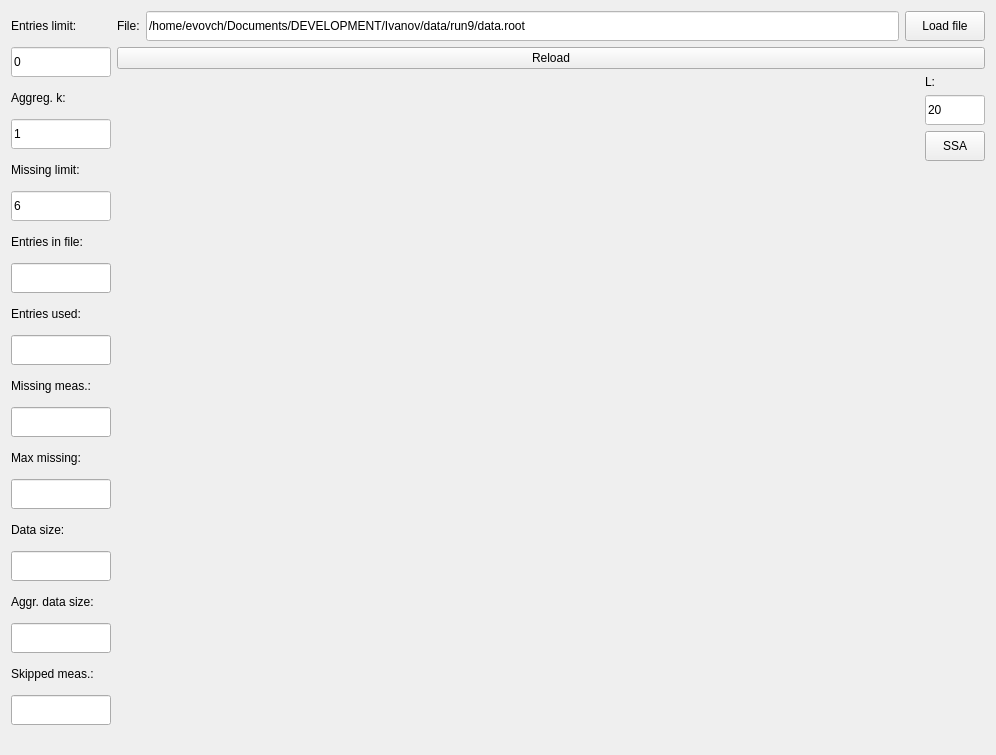
<?xml version="1.0" encoding="UTF-8"?>
<ui version="4.0">
 <class>cls_MainWindow</class>
 <widget class="QMainWindow" name="cls_MainWindow">
  <property name="geometry">
   <rect>
    <x>0</x>
    <y>0</y>
    <width>996</width>
    <height>755</height>
   </rect>
  </property>
  <property name="windowTitle">
   <string>Analysis</string>
  </property>
  <widget class="QWidget" name="centralWidget">
   <layout class="QHBoxLayout" name="horizontalLayout_3">
    <item>
     <layout class="QVBoxLayout" name="verticalLayout_4">
      <item>
       <widget class="QLabel" name="label">
        <property name="sizePolicy">
         <sizepolicy hsizetype="Fixed" vsizetype="Fixed">
          <horstretch>0</horstretch>
          <verstretch>0</verstretch>
         </sizepolicy>
        </property>
        <property name="minimumSize">
         <size>
          <width>100</width>
          <height>30</height>
         </size>
        </property>
        <property name="maximumSize">
         <size>
          <width>100</width>
          <height>30</height>
         </size>
        </property>
        <property name="text">
         <string>Entries limit:</string>
        </property>
       </widget>
      </item>
      <item>
       <widget class="QLineEdit" name="leEntriesLimit">
        <property name="sizePolicy">
         <sizepolicy hsizetype="Fixed" vsizetype="Fixed">
          <horstretch>0</horstretch>
          <verstretch>0</verstretch>
         </sizepolicy>
        </property>
        <property name="minimumSize">
         <size>
          <width>100</width>
          <height>30</height>
         </size>
        </property>
        <property name="maximumSize">
         <size>
          <width>100</width>
          <height>30</height>
         </size>
        </property>
        <property name="styleSheet">
         <string notr="true">background-color: rgb(255, 255, 255);</string>
        </property>
        <property name="text">
         <string>0</string>
        </property>
       </widget>
      </item>
      <item>
       <widget class="QLabel" name="label_2">
        <property name="sizePolicy">
         <sizepolicy hsizetype="Fixed" vsizetype="Fixed">
          <horstretch>0</horstretch>
          <verstretch>0</verstretch>
         </sizepolicy>
        </property>
        <property name="minimumSize">
         <size>
          <width>100</width>
          <height>30</height>
         </size>
        </property>
        <property name="maximumSize">
         <size>
          <width>100</width>
          <height>30</height>
         </size>
        </property>
        <property name="text">
         <string>Aggreg. k:</string>
        </property>
       </widget>
      </item>
      <item>
       <widget class="QLineEdit" name="leAggrK">
        <property name="sizePolicy">
         <sizepolicy hsizetype="Fixed" vsizetype="Fixed">
          <horstretch>0</horstretch>
          <verstretch>0</verstretch>
         </sizepolicy>
        </property>
        <property name="minimumSize">
         <size>
          <width>100</width>
          <height>30</height>
         </size>
        </property>
        <property name="maximumSize">
         <size>
          <width>100</width>
          <height>30</height>
         </size>
        </property>
        <property name="styleSheet">
         <string notr="true">background-color: rgb(255, 255, 255);</string>
        </property>
        <property name="text">
         <string>1</string>
        </property>
       </widget>
      </item>
      <item>
       <widget class="QLabel" name="label_9">
        <property name="sizePolicy">
         <sizepolicy hsizetype="Fixed" vsizetype="Fixed">
          <horstretch>0</horstretch>
          <verstretch>0</verstretch>
         </sizepolicy>
        </property>
        <property name="minimumSize">
         <size>
          <width>100</width>
          <height>30</height>
         </size>
        </property>
        <property name="maximumSize">
         <size>
          <width>100</width>
          <height>30</height>
         </size>
        </property>
        <property name="text">
         <string>Missing limit:</string>
        </property>
       </widget>
      </item>
      <item>
       <widget class="QLineEdit" name="leMissLimit">
        <property name="sizePolicy">
         <sizepolicy hsizetype="Fixed" vsizetype="Fixed">
          <horstretch>0</horstretch>
          <verstretch>0</verstretch>
         </sizepolicy>
        </property>
        <property name="minimumSize">
         <size>
          <width>100</width>
          <height>30</height>
         </size>
        </property>
        <property name="maximumSize">
         <size>
          <width>100</width>
          <height>30</height>
         </size>
        </property>
        <property name="styleSheet">
         <string notr="true">background-color: rgb(255, 255, 255);</string>
        </property>
        <property name="text">
         <string>6</string>
        </property>
        <property name="readOnly">
         <bool>false</bool>
        </property>
       </widget>
      </item>
      <item>
       <widget class="QLabel" name="label_5">
        <property name="sizePolicy">
         <sizepolicy hsizetype="Fixed" vsizetype="Fixed">
          <horstretch>0</horstretch>
          <verstretch>0</verstretch>
         </sizepolicy>
        </property>
        <property name="minimumSize">
         <size>
          <width>100</width>
          <height>30</height>
         </size>
        </property>
        <property name="maximumSize">
         <size>
          <width>100</width>
          <height>30</height>
         </size>
        </property>
        <property name="text">
         <string>Entries in file:</string>
        </property>
       </widget>
      </item>
      <item>
       <widget class="QLineEdit" name="leEntriesInFile">
        <property name="sizePolicy">
         <sizepolicy hsizetype="Fixed" vsizetype="Fixed">
          <horstretch>0</horstretch>
          <verstretch>0</verstretch>
         </sizepolicy>
        </property>
        <property name="minimumSize">
         <size>
          <width>100</width>
          <height>30</height>
         </size>
        </property>
        <property name="maximumSize">
         <size>
          <width>100</width>
          <height>30</height>
         </size>
        </property>
        <property name="readOnly">
         <bool>true</bool>
        </property>
       </widget>
      </item>
      <item>
       <widget class="QLabel" name="label_7">
        <property name="sizePolicy">
         <sizepolicy hsizetype="Fixed" vsizetype="Fixed">
          <horstretch>0</horstretch>
          <verstretch>0</verstretch>
         </sizepolicy>
        </property>
        <property name="minimumSize">
         <size>
          <width>100</width>
          <height>30</height>
         </size>
        </property>
        <property name="maximumSize">
         <size>
          <width>100</width>
          <height>30</height>
         </size>
        </property>
        <property name="text">
         <string>Entries used:</string>
        </property>
       </widget>
      </item>
      <item>
       <widget class="QLineEdit" name="leUsed">
        <property name="sizePolicy">
         <sizepolicy hsizetype="Fixed" vsizetype="Fixed">
          <horstretch>0</horstretch>
          <verstretch>0</verstretch>
         </sizepolicy>
        </property>
        <property name="minimumSize">
         <size>
          <width>100</width>
          <height>30</height>
         </size>
        </property>
        <property name="maximumSize">
         <size>
          <width>100</width>
          <height>30</height>
         </size>
        </property>
        <property name="readOnly">
         <bool>true</bool>
        </property>
       </widget>
      </item>
      <item>
       <widget class="QLabel" name="label_6">
        <property name="sizePolicy">
         <sizepolicy hsizetype="Fixed" vsizetype="Fixed">
          <horstretch>0</horstretch>
          <verstretch>0</verstretch>
         </sizepolicy>
        </property>
        <property name="minimumSize">
         <size>
          <width>100</width>
          <height>30</height>
         </size>
        </property>
        <property name="maximumSize">
         <size>
          <width>100</width>
          <height>30</height>
         </size>
        </property>
        <property name="text">
         <string>Missing meas.:</string>
        </property>
       </widget>
      </item>
      <item>
       <widget class="QLineEdit" name="leTotalMiss">
        <property name="sizePolicy">
         <sizepolicy hsizetype="Fixed" vsizetype="Fixed">
          <horstretch>0</horstretch>
          <verstretch>0</verstretch>
         </sizepolicy>
        </property>
        <property name="minimumSize">
         <size>
          <width>100</width>
          <height>30</height>
         </size>
        </property>
        <property name="maximumSize">
         <size>
          <width>100</width>
          <height>30</height>
         </size>
        </property>
        <property name="readOnly">
         <bool>true</bool>
        </property>
       </widget>
      </item>
      <item>
       <widget class="QLabel" name="label_8">
        <property name="sizePolicy">
         <sizepolicy hsizetype="Fixed" vsizetype="Fixed">
          <horstretch>0</horstretch>
          <verstretch>0</verstretch>
         </sizepolicy>
        </property>
        <property name="minimumSize">
         <size>
          <width>100</width>
          <height>30</height>
         </size>
        </property>
        <property name="maximumSize">
         <size>
          <width>100</width>
          <height>30</height>
         </size>
        </property>
        <property name="text">
         <string>Max missing:</string>
        </property>
       </widget>
      </item>
      <item>
       <widget class="QLineEdit" name="leMaxMiss">
        <property name="sizePolicy">
         <sizepolicy hsizetype="Fixed" vsizetype="Fixed">
          <horstretch>0</horstretch>
          <verstretch>0</verstretch>
         </sizepolicy>
        </property>
        <property name="minimumSize">
         <size>
          <width>100</width>
          <height>30</height>
         </size>
        </property>
        <property name="maximumSize">
         <size>
          <width>100</width>
          <height>30</height>
         </size>
        </property>
        <property name="readOnly">
         <bool>true</bool>
        </property>
       </widget>
      </item>
      <item>
       <widget class="QLabel" name="label_10">
        <property name="sizePolicy">
         <sizepolicy hsizetype="Fixed" vsizetype="Fixed">
          <horstretch>0</horstretch>
          <verstretch>0</verstretch>
         </sizepolicy>
        </property>
        <property name="minimumSize">
         <size>
          <width>100</width>
          <height>30</height>
         </size>
        </property>
        <property name="maximumSize">
         <size>
          <width>100</width>
          <height>30</height>
         </size>
        </property>
        <property name="text">
         <string>Data size:</string>
        </property>
       </widget>
      </item>
      <item>
       <widget class="QLineEdit" name="leDataSize">
        <property name="sizePolicy">
         <sizepolicy hsizetype="Fixed" vsizetype="Fixed">
          <horstretch>0</horstretch>
          <verstretch>0</verstretch>
         </sizepolicy>
        </property>
        <property name="minimumSize">
         <size>
          <width>100</width>
          <height>30</height>
         </size>
        </property>
        <property name="maximumSize">
         <size>
          <width>100</width>
          <height>30</height>
         </size>
        </property>
        <property name="toolTip">
         <string extracomment="Total number of measurements used in analysis including approximated measurements."/>
        </property>
        <property name="readOnly">
         <bool>true</bool>
        </property>
       </widget>
      </item>
      <item>
       <widget class="QLabel" name="label_11">
        <property name="sizePolicy">
         <sizepolicy hsizetype="Fixed" vsizetype="Fixed">
          <horstretch>0</horstretch>
          <verstretch>0</verstretch>
         </sizepolicy>
        </property>
        <property name="minimumSize">
         <size>
          <width>100</width>
          <height>30</height>
         </size>
        </property>
        <property name="maximumSize">
         <size>
          <width>100</width>
          <height>30</height>
         </size>
        </property>
        <property name="text">
         <string>Aggr. data size:</string>
        </property>
       </widget>
      </item>
      <item>
       <widget class="QLineEdit" name="leAggrDataSize">
        <property name="sizePolicy">
         <sizepolicy hsizetype="Fixed" vsizetype="Fixed">
          <horstretch>0</horstretch>
          <verstretch>0</verstretch>
         </sizepolicy>
        </property>
        <property name="minimumSize">
         <size>
          <width>100</width>
          <height>30</height>
         </size>
        </property>
        <property name="maximumSize">
         <size>
          <width>100</width>
          <height>30</height>
         </size>
        </property>
        <property name="sizeIncrement">
         <size>
          <width>0</width>
          <height>0</height>
         </size>
        </property>
        <property name="readOnly">
         <bool>true</bool>
        </property>
       </widget>
      </item>
      <item>
       <widget class="QLabel" name="label_12">
        <property name="sizePolicy">
         <sizepolicy hsizetype="Fixed" vsizetype="Fixed">
          <horstretch>0</horstretch>
          <verstretch>0</verstretch>
         </sizepolicy>
        </property>
        <property name="minimumSize">
         <size>
          <width>100</width>
          <height>30</height>
         </size>
        </property>
        <property name="maximumSize">
         <size>
          <width>100</width>
          <height>30</height>
         </size>
        </property>
        <property name="text">
         <string>Skipped meas.:</string>
        </property>
       </widget>
      </item>
      <item>
       <widget class="QLineEdit" name="leSkipped">
        <property name="sizePolicy">
         <sizepolicy hsizetype="Fixed" vsizetype="Fixed">
          <horstretch>0</horstretch>
          <verstretch>0</verstretch>
         </sizepolicy>
        </property>
        <property name="minimumSize">
         <size>
          <width>100</width>
          <height>30</height>
         </size>
        </property>
        <property name="maximumSize">
         <size>
          <width>100</width>
          <height>30</height>
         </size>
        </property>
        <property name="readOnly">
         <bool>true</bool>
        </property>
       </widget>
      </item>
      <item>
       <spacer name="verticalSpacer_2">
        <property name="orientation">
         <enum>Qt::Vertical</enum>
        </property>
        <property name="sizeHint" stdset="0">
         <size>
          <width>20</width>
          <height>40</height>
         </size>
        </property>
       </spacer>
      </item>
     </layout>
    </item>
    <item>
     <layout class="QVBoxLayout" name="verticalLayout_2">
      <item>
       <layout class="QHBoxLayout" name="horizontalLayout">
        <item>
         <widget class="QLabel" name="label_3">
          <property name="text">
           <string>File:</string>
          </property>
         </widget>
        </item>
        <item>
         <widget class="QLineEdit" name="leFilename">
          <property name="minimumSize">
           <size>
            <width>0</width>
            <height>30</height>
           </size>
          </property>
          <property name="maximumSize">
           <size>
            <width>16777215</width>
            <height>30</height>
           </size>
          </property>
          <property name="styleSheet">
           <string notr="true">background-color: rgb(255, 255, 255);</string>
          </property>
          <property name="text">
           <string>/home/evovch/Documents/DEVELOPMENT/Ivanov/data/run9/data.root</string>
          </property>
         </widget>
        </item>
        <item>
         <widget class="QPushButton" name="pushButton">
          <property name="sizePolicy">
           <sizepolicy hsizetype="Fixed" vsizetype="Fixed">
            <horstretch>0</horstretch>
            <verstretch>0</verstretch>
           </sizepolicy>
          </property>
          <property name="minimumSize">
           <size>
            <width>80</width>
            <height>30</height>
           </size>
          </property>
          <property name="maximumSize">
           <size>
            <width>80</width>
            <height>30</height>
           </size>
          </property>
          <property name="text">
           <string>Load file</string>
          </property>
         </widget>
        </item>
       </layout>
      </item>
      <item>
       <widget class="QPushButton" name="pushButton_3">
        <property name="text">
         <string>Reload</string>
        </property>
       </widget>
      </item>
      <item>
       <layout class="QHBoxLayout" name="horizontalLayout_2">
        <item>
         <widget class="cls_HistoWidget" name="theHistoWidget1" native="true">
          <property name="sizePolicy">
           <sizepolicy hsizetype="Expanding" vsizetype="Expanding">
            <horstretch>0</horstretch>
            <verstretch>0</verstretch>
           </sizepolicy>
          </property>
         </widget>
        </item>
        <item>
         <layout class="QVBoxLayout" name="verticalLayout">
          <item>
           <widget class="QLabel" name="label_4">
            <property name="text">
             <string>L:</string>
            </property>
           </widget>
          </item>
          <item>
           <widget class="QLineEdit" name="leSSAL">
            <property name="sizePolicy">
             <sizepolicy hsizetype="Fixed" vsizetype="Fixed">
              <horstretch>0</horstretch>
              <verstretch>0</verstretch>
             </sizepolicy>
            </property>
            <property name="minimumSize">
             <size>
              <width>60</width>
              <height>30</height>
             </size>
            </property>
            <property name="maximumSize">
             <size>
              <width>60</width>
              <height>30</height>
             </size>
            </property>
            <property name="styleSheet">
             <string notr="true">background-color: rgb(255, 255, 255);</string>
            </property>
            <property name="text">
             <string>20</string>
            </property>
           </widget>
          </item>
          <item>
           <widget class="QPushButton" name="pushButton_2">
            <property name="sizePolicy">
             <sizepolicy hsizetype="Fixed" vsizetype="Fixed">
              <horstretch>0</horstretch>
              <verstretch>0</verstretch>
             </sizepolicy>
            </property>
            <property name="minimumSize">
             <size>
              <width>60</width>
              <height>30</height>
             </size>
            </property>
            <property name="maximumSize">
             <size>
              <width>60</width>
              <height>30</height>
             </size>
            </property>
            <property name="text">
             <string>SSA</string>
            </property>
           </widget>
          </item>
          <item>
           <spacer name="verticalSpacer">
            <property name="orientation">
             <enum>Qt::Vertical</enum>
            </property>
            <property name="sizeHint" stdset="0">
             <size>
              <width>20</width>
              <height>40</height>
             </size>
            </property>
           </spacer>
          </item>
         </layout>
        </item>
       </layout>
      </item>
      <item>
       <widget class="cls_GraphWidget" name="theGraphWidget1" native="true">
        <property name="sizePolicy">
         <sizepolicy hsizetype="Preferred" vsizetype="Expanding">
          <horstretch>0</horstretch>
          <verstretch>0</verstretch>
         </sizepolicy>
        </property>
       </widget>
      </item>
     </layout>
    </item>
   </layout>
  </widget>
  <action name="actionQuit">
   <property name="text">
    <string>Quit</string>
   </property>
  </action>
 </widget>
 <layoutdefault spacing="6" margin="11"/>
 <customwidgets>
  <customwidget>
   <class>cls_HistoWidget</class>
   <extends>QWidget</extends>
   <header>HistoWidget.h</header>
   <container>1</container>
  </customwidget>
  <customwidget>
   <class>cls_GraphWidget</class>
   <extends>QWidget</extends>
   <header>GraphWidget.h</header>
   <container>1</container>
  </customwidget>
 </customwidgets>
 <tabstops>
  <tabstop>leFilename</tabstop>
  <tabstop>pushButton</tabstop>
  <tabstop>leEntriesLimit</tabstop>
  <tabstop>leAggrK</tabstop>
  <tabstop>leSSAL</tabstop>
  <tabstop>pushButton_2</tabstop>
  <tabstop>leEntriesInFile</tabstop>
  <tabstop>leTotalMiss</tabstop>
  <tabstop>leMaxMiss</tabstop>
 </tabstops>
 <resources/>
 <connections>
  <connection>
   <sender>pushButton</sender>
   <signal>clicked()</signal>
   <receiver>cls_MainWindow</receiver>
   <slot>LoadFile()</slot>
   <hints>
    <hint type="sourcelabel">
     <x>942</x>
     <y>29</y>
    </hint>
    <hint type="destinationlabel">
     <x>989</x>
     <y>58</y>
    </hint>
   </hints>
  </connection>
  <connection>
   <sender>pushButton_2</sender>
   <signal>clicked()</signal>
   <receiver>cls_MainWindow</receiver>
   <slot>RunSSA()</slot>
   <hints>
    <hint type="sourcelabel">
     <x>983</x>
     <y>179</y>
    </hint>
    <hint type="destinationlabel">
     <x>965</x>
     <y>115</y>
    </hint>
   </hints>
  </connection>
  <connection>
   <sender>pushButton_3</sender>
   <signal>clicked()</signal>
   <receiver>cls_MainWindow</receiver>
   <slot>Reload()</slot>
   <hints>
    <hint type="sourcelabel">
     <x>907</x>
     <y>72</y>
    </hint>
    <hint type="destinationlabel">
     <x>921</x>
     <y>227</y>
    </hint>
   </hints>
  </connection>
 </connections>
 <slots>
  <slot>LoadFile()</slot>
  <slot>RunSSA()</slot>
  <slot>Reload()</slot>
 </slots>
</ui>
